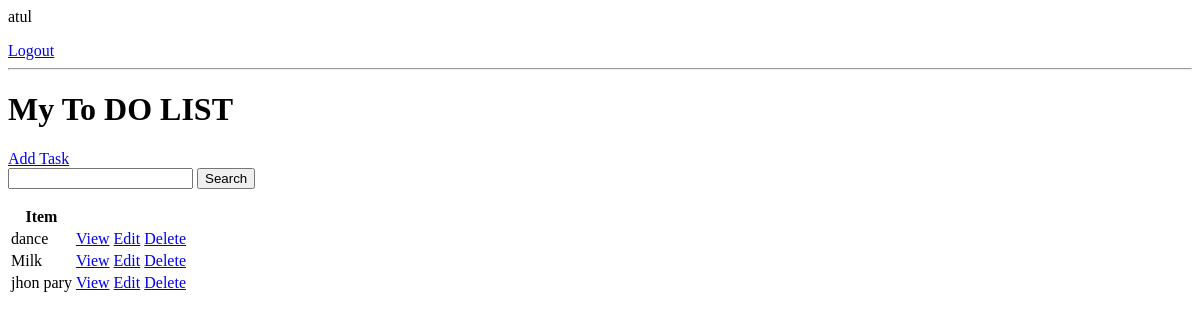
The app's page / (signed in), older data.
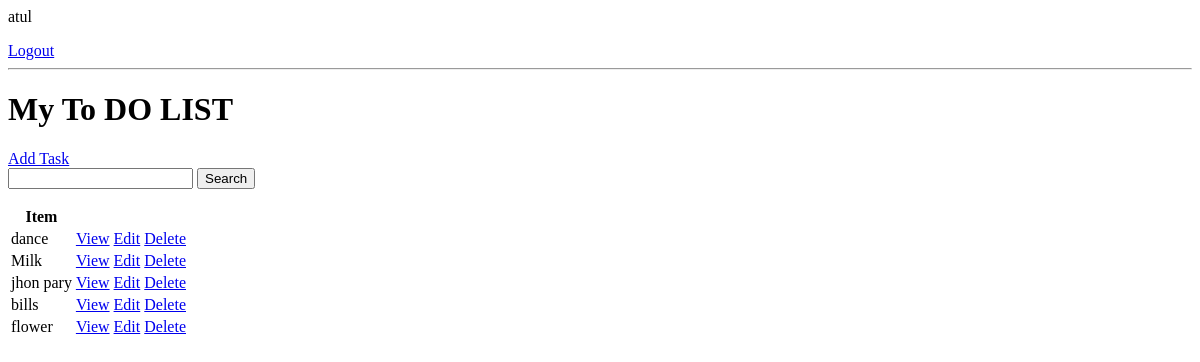
The same page, newer data.
### base/models.py (models this page shows, shortened)
class Task(models.Model):
    user = models.ForeignKey(User, on_delete=models.CASCADE, null=True, blank=True)
    title = models.CharField(max_length=200)
    description = models.TextField(null=True, blank=True)
    complete = models.BooleanField(default=False)
    create = models.DateTimeField(auto_now_add=True)
    class Meta:
        ordering = ['complete']

### base/views.py (the view)
# urls.py: path('', TaskList.as_view(), name='tasks'),
class TaskList(LoginRequiredMixin, ListView):       #now view is restricted
    model = Task                # this looks for task_list.html
    context_object_name = 'tasks'       #giving custom name to query set (that was object_list in html)
    def get_context_data(self, **kwargs):                   #making user-specific data
        context = super().get_context_data(**kwargs)
        context['tasks'] = context['tasks'].filter(user=self.request.user)
        context['count'] = context['tasks'].filter(complete=False).count()
        search_input = self.request.GET.get('search-area') or ''        #adding search
        if search_input:
            context['tasks'] = context['tasks'].filter(title__icontains=search_input)
        context['search_input'] = search_input
        return context

### base/templates/base/task_list.html
{% if request.user.is_authenticated %}
    <p> {{request.user}} </p>
    <a href="{% url 'logout' %}">Logout</a>
{% else %}
<a href="{% url 'login'%}">Login</a>
{% endif %}
<hr>
<h1>My To DO LIST</h1>
<a href="{% url 'task-create'%}"> Add Task </a>
<form action="" method="GET">
    <input type="text" name="search-area" value="{{search_input}}">
    <input type="submit" , value="Search">
</form>
<table>
    <tr>
        <th>Item</th>
        <th></th>
    </tr>
    {% for task in tasks %}
    <tr>
        <td> {{task.title}} </td>
        <td> <a href="{% url 'task' task.id %}">View</a> </td>
        <td> <a href="{% url 'task-update' task.id %}">Edit</a> </td>
        <td> <a href="{% url 'task-delete' task.id %}">Delete</a> </td>
    </tr>
    {% empty %}
        <h3>No items in list</h3>
    {% endfor %}
</table>

Row changes from the older to the newer data that the page shows:
added Task: title "bills"
added Task: title "flower"
